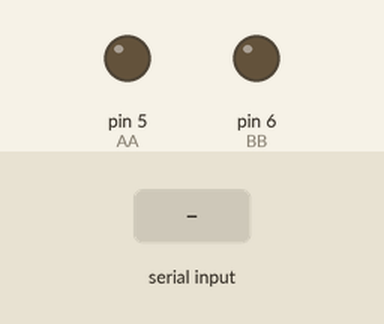
Bench run of a sketch on a simulated Arduino Uno, built with avr-gcc and run on an emulated ATmega328P. Shown: output pins drawn as LEDs (lit = HIGH). Inputs (shaded band) come from the test bench.

Above: at 1.2 s.
1.3 s: "a" received over Serial
At 2.1 s:
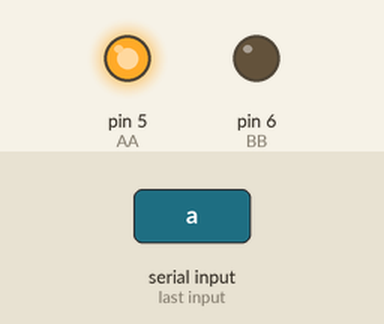
2.8 s: "s" received over Serial
At 3.3 s:
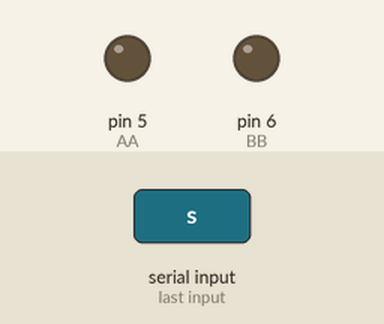
Timing chart, 0 to 5.8 s (numbered marks = the images above; inputs shaded):
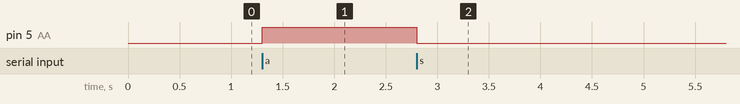

The sketch:

waterpump.ino
```cpp
// 워터 펌프 핀번호
int AA = 5;
int BB = 6;

//입력값 변수
char command;

void setup() {
  // put your setup code here, to run once:
  Serial.begin(9600);
  pinMode(AA, OUTPUT);
  pinMode(BB, OUTPUT);

}

void loop() {
  // put your main code here, to run repeatedly:
  //입력값을 받았을 경우

  if(Serial.available() > 0)
  {
    command = Serial.read();
    // 실행 입력값일 경우 워터펌프 킨다.
    if(command == 'a')
    {
      digitalWrite(AA,HIGH);
      digitalWrite(BB,LOW);
    }
    // 종료 입력값일 경우 워터펌프를 종료한다.
    else if(command == 's')
    {
      digitalWrite(AA,LOW);
      digitalWrite(BB,LOW);
    }
  }

}
```

Measured:
- after the input at 1.3 s, pin 5 (AA): LOW → HIGH at once
- after the input at 2.8 s, pin 5 (AA): HIGH → LOW at once
